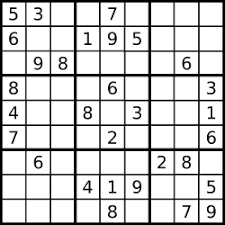
//> input picture houghLines/shudu.png, 225 x 225 px
$ ./main   (built with g++ and OpenCV 4)
//> lines starting //> are read from the running program, lines starting //| are printed output that depends on the picture
### houghLines/houghlines.h
#include <opencv2/imgproc/imgproc.hpp>
#include <opencv2/highgui/highgui.hpp>

using std::string;

// Classical Hough Transform
struct LinePolar
{
	float rho;
	float angle;
};

struct hough_cmp_gt
{
	hough_cmp_gt(const int* _aux) : aux(_aux) {}
	bool operator()(int l1, int l2) const
	{
		return aux[l1] > aux[l2] || (aux[l1] == aux[l2] && l1 < l2);
	}
	const int* aux;
};

/*
Here image is an input raster;
step is it's step; size characterizes it's ROI;
rho and theta are discretization steps (in pixels and radians correspondingly).
threshold is the minimum number of pixels in the feature for it
to be a candidate for line. lines is the output
array of (rho, theta) pairs. linesMax is the buffer size (number of pairs).
Functions return the actual number of found lines.
*/
static void
HoughLinesStandard(const cv::Mat& img, float rho, float theta,
int threshold, std::vector<cv::Vec2f>& lines, int linesMax,
double min_theta, double max_theta)
{
	int i, j;
	float irho = 1 / rho;

	CV_Assert(img.type() == CV_8UC1);

	const uchar* image = img.ptr();
	int step = (int)img.step;
	int width = img.cols;
	int height = img.rows;

	if (max_theta < min_theta) {
		CV_Error(CV_StsBadArg, "max_theta must be greater than min_theta");
	}

	int numangle = cvRound((max_theta - min_theta) / theta);
	int numrho = cvRound(((width + height) * 2 + 1) / rho);

	Buffer<int> _accum((numangle + 2) * (numrho + 2));
	std::vector<int> _sort_buf;
	Buffer<float> _tabSin(numangle);
	Buffer<float> _tabCos(numangle);
	int *accum = _accum;
	float *tabSin = _tabSin, *tabCos = _tabCos;

	memset(accum, 0, sizeof(accum[0]) * (numangle + 2) * (numrho + 2));

	float ang = static_cast<float>(min_theta);
	for (int n = 0; n < numangle; ang += theta, n++)
	{
		tabSin[n] = (float)(sin((double)ang) * irho);
		tabCos[n] = (float)(cos((double)ang) * irho);
	}

	// stage 1. fill accumulator
	for (i = 0; i < height; i++)
		for (j = 0; j < width; j++)
		{
			if (image[i * step + j] != 0)
				for (int n = 0; n < numangle; n++)
				{
					int r = cvRound(j * tabCos[n] + i * tabSin[n]);
					r += (numrho - 1) / 2;
					accum[(n + 1) * (numrho + 2) + r + 1]++;
				}
		}

	// stage 2. find local maximums
	for (int r = 0; r < numrho; r++)
		for (int n = 0; n < numangle; n++)
		{
			int base = (n + 1) * (numrho + 2) + r + 1;
			if (accum[base] > threshold &&
				accum[base] > accum[base - 1] && accum[base] >= accum[base + 1] &&
				accum[base] > accum[base - numrho - 2] && accum[base] >= accum[base + numrho + 2])
				_sort_buf.push_back(base);
		}

	// stage 3. sort the detected lines by accumulator value
	std::sort(_sort_buf.begin(), _sort_buf.end(), hough_cmp_gt(accum));

	// stage 4. store the first min(total,linesMax) lines to the output buffer
	linesMax = std::min(linesMax, (int)_sort_buf.size());
	double scale = 1. / (numrho + 2);
	for (i = 0; i < linesMax; i++)
	{
		LinePolar line;
		int idx = _sort_buf[i];
		int n = cvFloor(idx*scale) - 1;
		int r = idx - (n + 1)*(numrho + 2) - 1;
		line.rho = (r - (numrho - 1)*0.5f) * rho;
		line.angle = static_cast<float>(min_theta)+n * theta;
		lines.push_back(cv::Vec2f(line.rho, line.angle));
	}
}

### houghLines/Buffer.h
#pragma once

template<typename T,size_t fixed_size = 1024/sizeof(T) +8>
class Buffer
{
public:
	typedef T value_type;

	Buffer();
	Buffer(size_t size);
	Buffer(const Buffer<T, fixed_size>& buf);
	Buffer<T, fixed_size>& operator=(const Buffer<T, fixed_size>& buf);

	~Buffer();

	void allocate(size_t size);
	void deallocate();

	void resize(size_t size);
	size_t size() const;

	operator T*();
	operator const T*() const;
protected:
	T* ptr;
	size_t sz;
	T buf[(fixed_size > 0) ? fixed_size : 1];
};


// [6 lines left out: function Buffer, not called in this run]

template<typename T, size_t fixed_size> inline
Buffer<T, fixed_size>::Buffer(size_t _size)
{
	ptr = buf;
	sz = fixed_size;
	allocate(_size);
}

// [9 lines left out: function Buffer, not called in this run]

template<typename T, size_t fixed_size> inline Buffer<T, fixed_size>&
Buffer<T, fixed_size>::operator = (const Buffer<T, fixed_size>& abuf)
{
	if (this != &abuf)
	{
		deallocate();
		allocate(abuf.size());
		for (size_t i = 0; i < sz; i++)
			ptr[i] = abuf.ptr[i];
	}
	return *this;
}

template<typename T, size_t fixed_size> inline
Buffer<T, fixed_size>::~Buffer()
{
	deallocate();
}

template<typename T, size_t fixed_size> inline void
Buffer<T, fixed_size>::allocate(size_t _size)
{
	if (_size <= sz)
	{
		sz = _size;
		return;
	}
	deallocate();
	if (_size > fixed_size)
	{
		ptr = new T[_size];
		sz = _size;
	}
}

template<typename T, size_t fixed_size> inline void
Buffer<T, fixed_size>::deallocate()
{
	if (ptr != buf)
	{
		delete[] ptr;
		ptr = buf;
		sz = fixed_size;
	}
}

// [29 lines left out: functions resize, size, not called in this run]

template<typename T, size_t fixed_size> inline
Buffer<T, fixed_size>::operator T* ()
{
	return ptr;
}

template<typename T, size_t fixed_size> inline
Buffer<T, fixed_size>::operator const T* () const
{
	return ptr;
}

### houghLines/main.cpp
#include "Buffer.h"
#include "houghlines.h"


int main()
{
	string filename = "shudu.png";
	int limit = 50;

	cv::Mat src = cv::imread(filename, 0);
//> src is the input picture: 225 rows x 225 cols, CV_8UC1; min 0, max 255, mean 207.7

	cv::Mat dst, cdst;
	Canny(src, dst, 50, 200, 3);
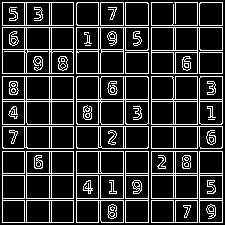
//> dst: 225 rows x 225 cols, CV_8UC1; 17.8% white in thin lines or dots
	cvtColor(dst, cdst, cv::COLOR_GRAY2BGR);
//> cdst: 225 rows x 225 cols, CV_8UC3; 17.8% white in thin lines or dots

	std::vector<cv::Vec2f> lines;
	//HoughLines(dst, lines, 1, CV_PI / 180, 150, 0, 0);
	HoughLinesStandard(dst, 1, CV_PI / 180, 150, lines, INT_MAX, 0, 50);
//> in HoughLinesStandard, `linesMax = std::min(linesMax, (int)_sort_buf.size());`: linesMax = 544
//> the loop in HoughLinesStandard, `for (i = 0; i < linesMax; i++)` made 544 passes
//> (idx, n, r, line.rho) on passes 1 to 3: (82651, 90, 477, 27), (82750, 90, 576, 126), (245038, 270, 324, -126)
//> after the loop in HoughLinesStandard, `for (i = 0; i < linesMax; i++)`: lines = 544 items, first 12: [27, 1.57], [126, 1.57], [-126, 4.71], [-27, 4.71], [27, 7.85], [126, 7.85], [-126, 11], [-27, 11], [27, 14.14], [126, 14.14], [-126, 17.28], [-27, 17.28]

	for (size_t i = 0; i < lines.size(); i++)
	{
		float rho = lines[i][0], theta = lines[i][1];
		cv::Point pt1, pt2;
		double a = cos(theta), b = sin(theta);
		double x0 = a*rho, y0 = b*rho;
		pt1.x = cvRound(x0 + 1000 * (-b));
		pt1.y = cvRound(y0 + 1000 * (a));
		pt2.x = cvRound(x0 - 1000 * (-b));
		pt2.y = cvRound(y0 - 1000 * (a));
		line(cdst, pt1, pt2, cv::Scalar(0, 0, 255), 1, CV_AA);
	}
//> this loop made 544 passes
//> (rho, theta, a, b, x0, y0) on passes 1 to 3: (27, 1.57, -4.37e-08, 1, -1.18e-06, 27), (126, 1.57, -4.37e-08, 1, -5.51e-06, 126), (-126, 4.71, 1.19e-08, -1, -1.5e-06, 126)
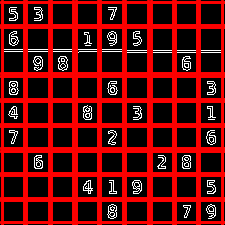
//> cdst: 225 rows x 225 cols, CV_8UC3; mean B, G, R 10.2, 10.2, 101.8
	cv::imshow("source", src);
	cv::imshow("detected lines", cdst);

	cv::waitKey();

	return 0;
}
